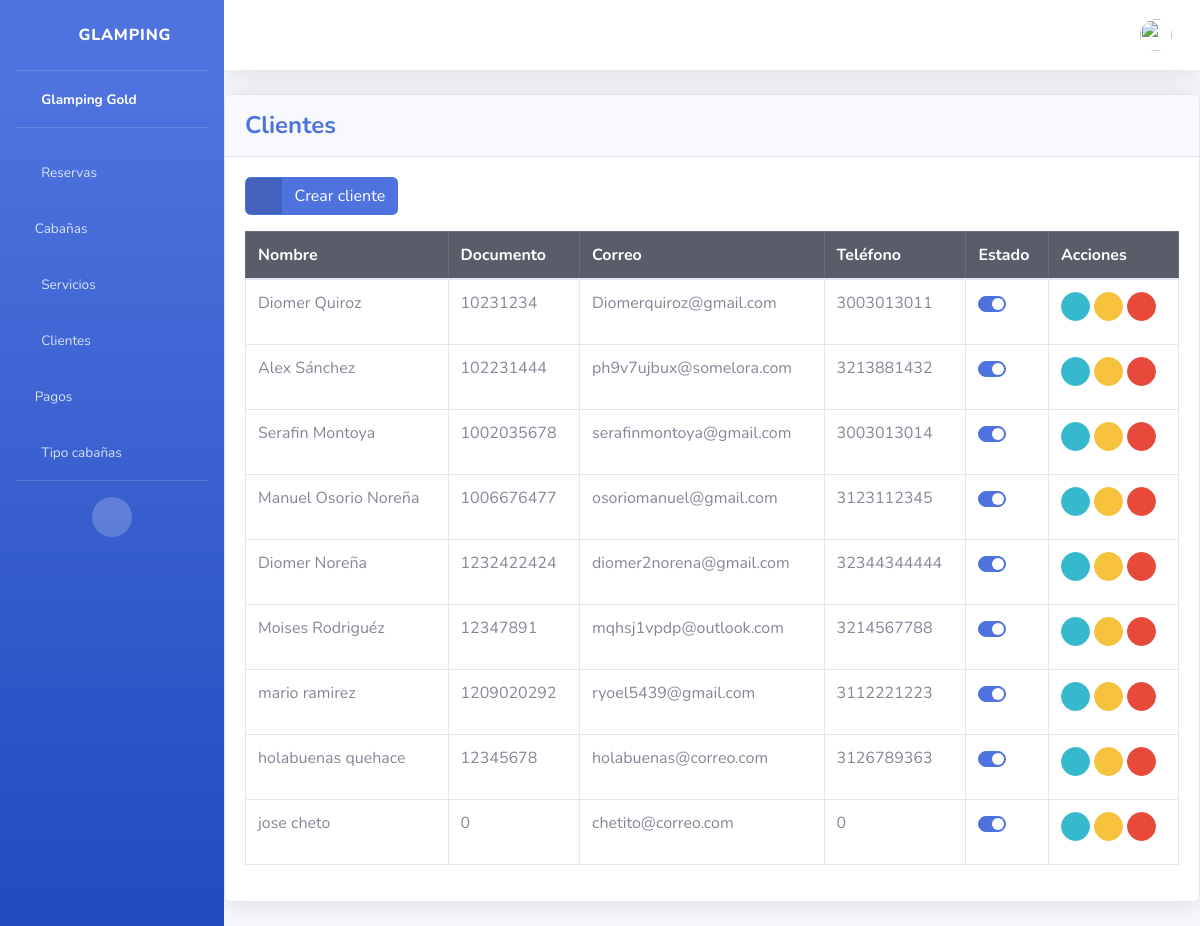
The app's page /clientes/ (signed in), older data.
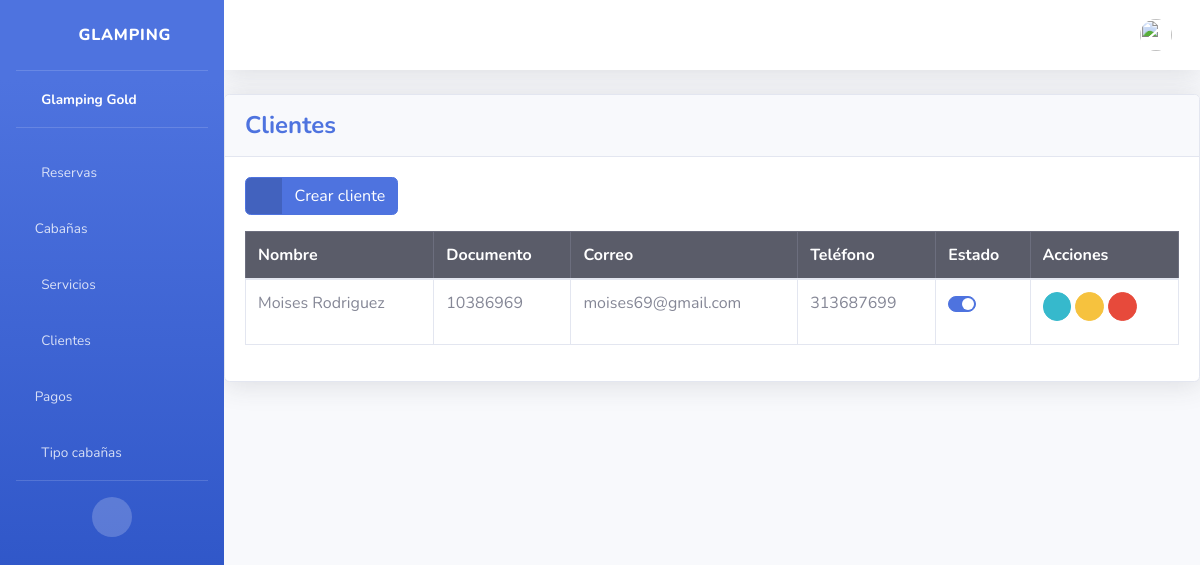
The same page, newer data.
### cliente/models.py (models this page shows, shortened)
class Cliente(models.Model):
    nombre = models.CharField(max_length=255)
    documento = models.IntegerField(unique=True)
    email = models.CharField(max_length=50, unique=True)
    telefone = models.IntegerField(unique=True)
    nacionalidad = models.CharField(max_length=255)
    status = models.BooleanField(default=True)

### cliente/views.py (the view)
# urls.py: path('clientes/', include('cliente.urls')),
@login_required
@user_passes_test(is_admin_or_staff)
def cliente(request):
    cliente_list = Cliente.objects.all()
    return render(request, 'cliente/index.html', {'cliente_list': cliente_list})

### cliente/views.py (called while the page is built)
def is_admin_or_staff(user):
    return user.is_authenticated and (user.is_staff or user.groups.filter(name='Administradores').exists())

### templates/cliente/index.html (shortened to what this page needs)
{% extends 'base.html' %}
{% block content %}
<div class="card shadow mb-4">
    <div class="card-header py-3">
        <h4 class="m-0 font-weight-bold text-primary">Clientes</h4>
    </div>
    <div class="card-body">
        <div class="table-responsive">
            <a href="{% url 'create_cliente' %}" class="btn btn-primary btn-icon-split mb-3">
                <span class="icon text-white-50">
                  <i class="fas fa-plus"></i>
              </span>
              <span class="text">Crear cliente</span>
            </a>
            <table class="table table-bordered" id="dataTable" width="100%" cellspacing="0">
                <thead class="table-dark">
                    <tr>
                        <th>Nombre</th>
                        <th>Documento</th>
                        <th>Correo</th>
                        <th>Teléfono</th>
                        <th>Estado</th>
                        <th>Acciones</th>
                    </tr>
                </thead>
                <tbody>
                    {% for cliente in cliente_list %}
                    <tr>
                    <td>{{ cliente.nombre }}</td>
                    <td>{{ cliente.documento }}</td>
                    <td>{{ cliente.email }}</td>
                    <td>{{ cliente.telefone }}</td>
                    <td>
                        <form action="{% url 'cliente_status' cliente.id %}" method="POST">
                            <div class="custom-control custom-switch">
                            </div>
                        </form>
                    </td>
                    <td>
                        <a href="" class="btn btn-info btn-circle btn-sm" data-bs-toggle="modal" data-bs-target="#modalId" data-cliente-id="{{ cliente.id }}">
                            <i class="fas fa-info-circle"></i>
                        </a>
                        <a href="{% url 'edit_cliente' cliente.id %}" class="btn btn-warning btn-circle btn-sm">
                            <i class="fas fa-edit"></i>
                        </a>
                        <a href="{% url 'delete_cliente' cliente.id %}" class="deleteBtn btn btn-danger btn-circle btn-sm">
                            <i class="fas fa-trash"></i>
                        </a>
                    </td>
                    </tr>
                    {% endfor %}
                </tbody>
            </table>
        </div>
    </div>
</div>
{%endblock%}

Row changes from the older to the newer data that the page shows:
removed Cliente: nombre "Diomer Quiroz", documento "10231234", email "Diomerquiroz@gmail.com", telefone "3003013011"
removed Cliente: nombre "Alex Sánchez", documento "102231444", email "ph9v7ujbux@somelora.com", telefone "3213881432"
removed Cliente: nombre "Serafin Montoya", documento "1002035678", email "serafinmontoya@gmail.com", telefone "3003013014"
removed Cliente: nombre "Manuel Osorio Noreña", documento "1006676477", email "osoriomanuel@gmail.com", telefone "3123112345"
removed Cliente: nombre "Diomer Noreña", documento "1232422424", email "diomer2norena@gmail.com", telefone "32344344444"
removed Cliente: nombre "Moises Rodriguéz", documento "12347891", email "mqhsj1vpdp@outlook.com", telefone "3214567788"
removed Cliente: nombre "mario ramirez", documento "1209020292", email "ryoel5439@gmail.com", telefone "3112221223"
removed Cliente: nombre "holabuenas quehace", documento "12345678", email "holabuenas@correo.com", telefone "3126789363"
removed Cliente: nombre "jose cheto", documento "0", email "chetito@correo.com", telefone "0"
added Cliente: nombre "Moises Rodriguez", documento "10386969", email "moises69@gmail.com", telefone "313687699"
